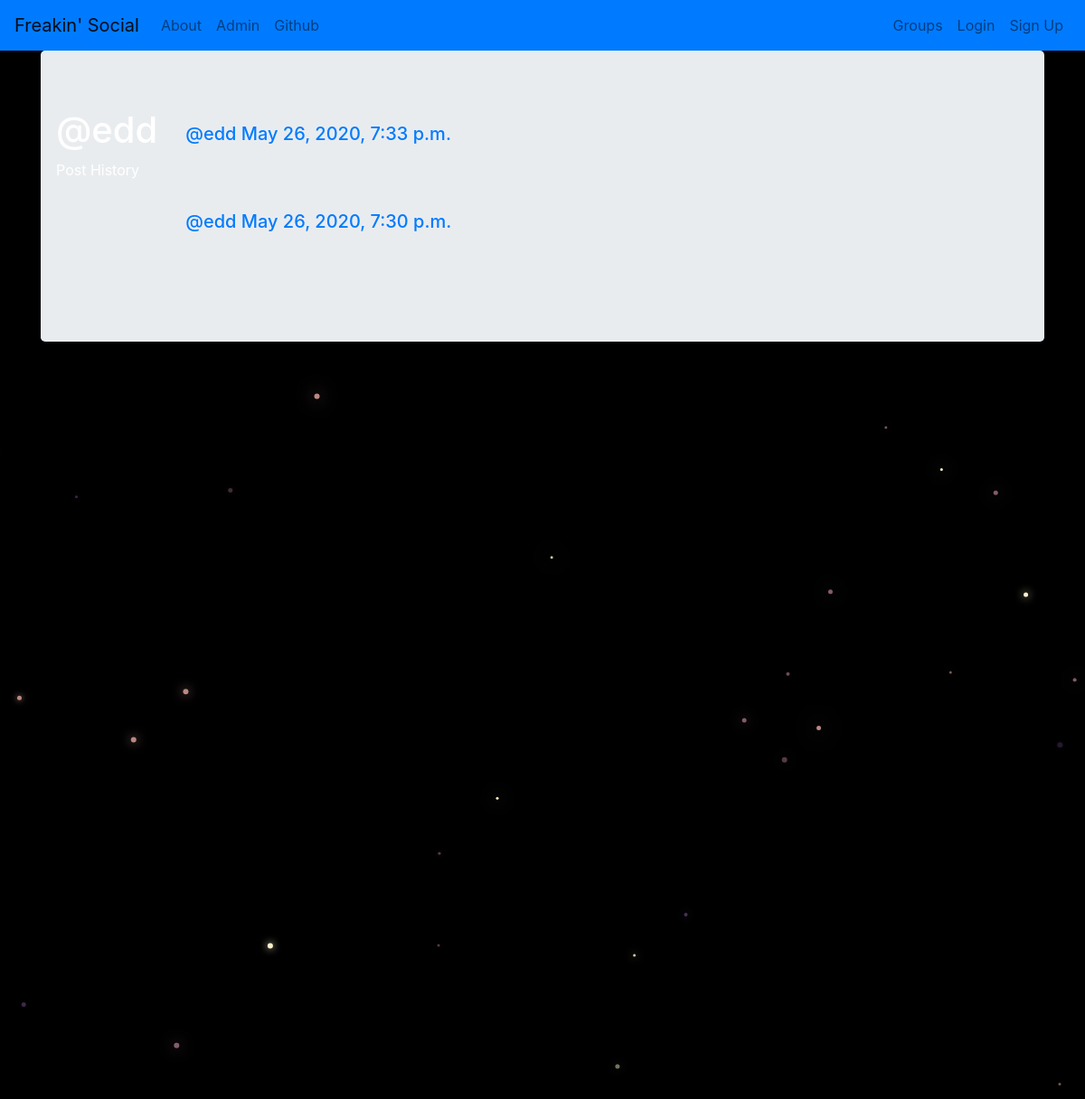
Page /posts/by/edd/ on the committed database.
### posts/models.py (models this page shows, shortened)
class Post(models.Model):
  user = models.ForeignKey(User, related_name='posts', on_delete=models.CASCADE)
  created_at = models.DateTimeField(auto_now=True)
  message = models.TextField()
  message_html = models.TextField(editable=False)
  group = models.ForeignKey(Group, related_name='posts', null=True,
                            blank=True, on_delete=models.CASCADE)
  class Meta:
    ordering = ['-created_at']
    unique_together = ['user', 'message']

### posts/views.py (the view)
# urls.py: path('by/<username>/', views.UserPosts.as_view(), name='for_user'),
class UserPosts(generic.ListView):
  model = models.Post
  template_name = 'posts/user_post_list.html'
  def get_queryset(self):
    try:
      self.post_user = User.objects.prefetch_related(
        'posts').get(username__iexact=self.kwargs.get('username'))
    except User.DoesNotExist:
      raise Http404
    else:
      return self.post_user.posts.all()
  def get_context_data(self, **kwargs):
    context = super().get_context_data(**kwargs)
    context['post_user'] = self.post_user
    return context

### posts/templates/posts/user_post_list.html
{% extends "posts/post_base.html" %}
{% block prepost %}
  <div class="col-md-4-">
    <h1>@{{post_user.username}}</h1>
    <p>Post History</p>
  </div>
{% endblock prepost %}
{% block post_content %}
  <div class="col-md-8">
    {% for post in post_list %}
      {% include "posts/_post.html" %}
    {% endfor %}
  </div>
{% endblock post_content %}

### posts/templates/posts/_post.html (shortened to what this page needs)
<div class="post media">
  <div class="media-body p-3">
    <h5 class="media-heading">
      <span class="username">
        <a href="{% url 'posts:for_user' username=post.user.username %}">@{{post.user.username}}</a>
      </span>
      <time class="time">
        <a href="{% url 'posts:single' username=post.user.username pk=post.pk %}">{{post.created_at}}</a>
      </time>
    </h5>
    <div class="modal-footer">
    </div>
  </div>
</div>

### static/simplesocial/css/master.css (style rules this page uses)
body { margin: 0; owerflow: hidden; background-color: black; color: white; }

### rows in the picture
Post: user.username "edd", created_at "May 26, 2020, 7:33 p.m."
Post: user.username "edd", created_at "May 26, 2020, 7:30 p.m."

### other values in the picture
{{ post_user.username }} "edd"
